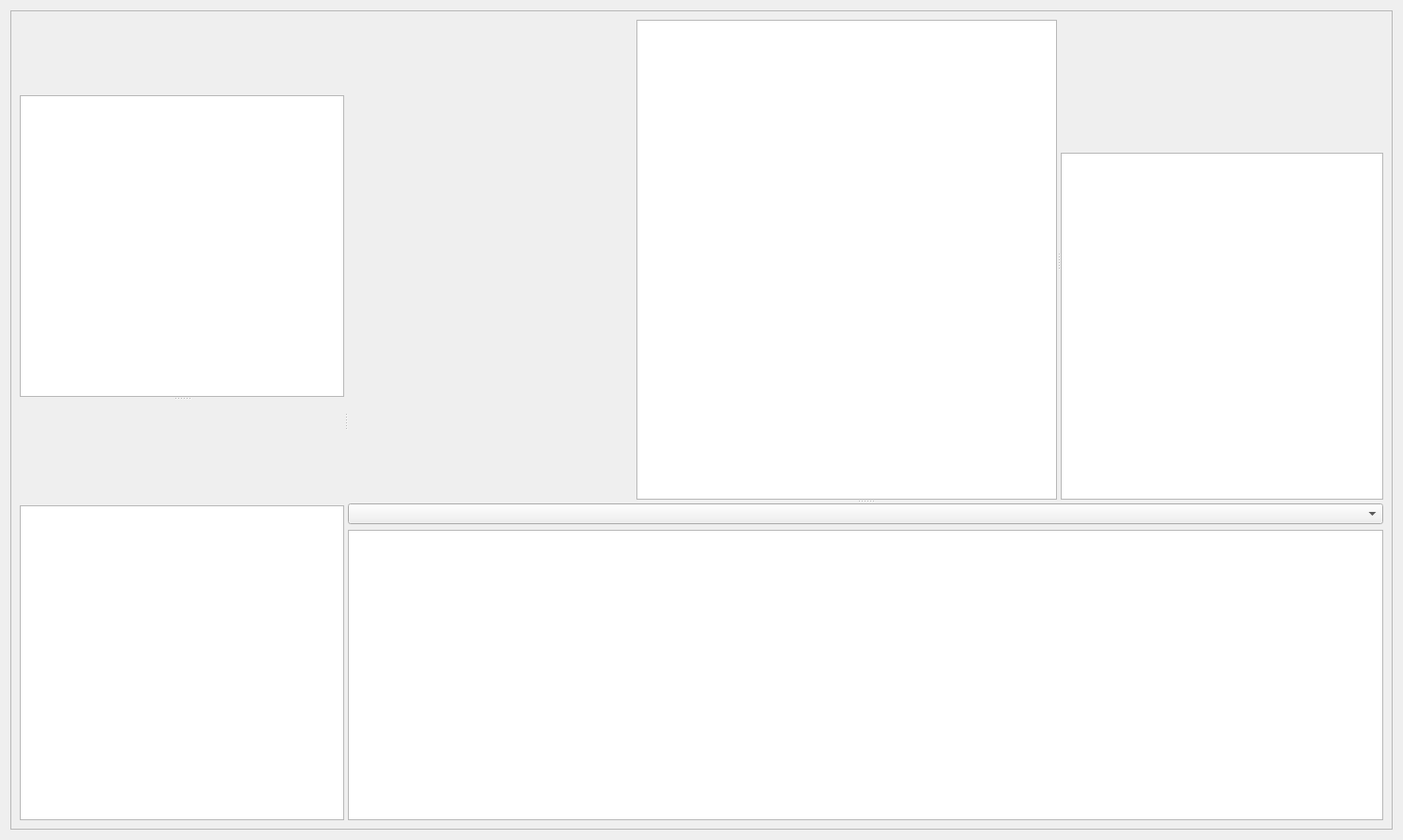
<?xml version="1.0" encoding="UTF-8"?>
<ui version="4.0">
 <class>Widget</class>
 <widget class="QWidget" name="Widget">
  <property name="geometry">
   <rect>
    <x>0</x>
    <y>0</y>
    <width>1488</width>
    <height>891</height>
   </rect>
  </property>
  <property name="windowTitle">
   <string>Widget</string>
  </property>
  <layout class="QVBoxLayout" name="verticalLayout_5">
   <item>
    <widget class="QScrollArea" name="scrollArea">
     <property name="widgetResizable">
      <bool>true</bool>
     </property>
     <widget class="QWidget" name="scrollAreaWidgetContents">
      <property name="geometry">
       <rect>
        <x>0</x>
        <y>0</y>
        <width>1468</width>
        <height>871</height>
       </rect>
      </property>
      <layout class="QVBoxLayout" name="verticalLayout_6">
       <item>
        <widget class="QSplitter" name="splitter_4">
         <property name="orientation">
          <enum>Qt::Orientation::Horizontal</enum>
         </property>
         <widget class="QSplitter" name="splitter">
          <property name="orientation">
           <enum>Qt::Orientation::Vertical</enum>
          </property>
          <widget class="QWidget" name="verticalLayoutWidget">
           <layout class="QVBoxLayout" name="verticalLayout">
            <item>
             <widget class="AddGenreForm" name="addGenreForm" native="true">
              <property name="minimumSize">
               <size>
                <width>0</width>
                <height>74</height>
               </size>
              </property>
              <property name="maximumSize">
               <size>
                <width>16777215</width>
                <height>74</height>
               </size>
              </property>
              <property name="styleSheet">
               <string notr="true"/>
              </property>
             </widget>
            </item>
            <item>
             <widget class="QTableView" name="genreTableView">
              <attribute name="horizontalHeaderStretchLastSection">
               <bool>true</bool>
              </attribute>
             </widget>
            </item>
           </layout>
          </widget>
          <widget class="QWidget" name="layoutWidget">
           <layout class="QVBoxLayout" name="verticalLayout_2">
            <item>
             <widget class="AddCinemaForm" name="addCinemaForm" native="true">
              <property name="minimumSize">
               <size>
                <width>0</width>
                <height>105</height>
               </size>
              </property>
              <property name="maximumSize">
               <size>
                <width>16777215</width>
                <height>105</height>
               </size>
              </property>
             </widget>
            </item>
            <item>
             <widget class="QTableView" name="saalTableView">
              <attribute name="horizontalHeaderStretchLastSection">
               <bool>true</bool>
              </attribute>
             </widget>
            </item>
           </layout>
          </widget>
         </widget>
         <widget class="QSplitter" name="splitter_3">
          <property name="orientation">
           <enum>Qt::Orientation::Vertical</enum>
          </property>
          <widget class="QSplitter" name="splitter_2">
           <property name="orientation">
            <enum>Qt::Orientation::Horizontal</enum>
           </property>
           <widget class="QWidget" name="layoutWidget">
            <layout class="QHBoxLayout" name="horizontalLayout">
             <item alignment="Qt::AlignmentFlag::AlignTop">
              <widget class="AddMovieForm" name="addMovieForm" native="true">
               <property name="minimumSize">
                <size>
                 <width>300</width>
                 <height>0</height>
                </size>
               </property>
               <property name="maximumSize">
                <size>
                 <width>300</width>
                 <height>16777215</height>
                </size>
               </property>
               <property name="styleSheet">
                <string notr="true"/>
               </property>
              </widget>
             </item>
             <item>
              <widget class="QTableView" name="movieTableView">
               <attribute name="horizontalHeaderStretchLastSection">
                <bool>true</bool>
               </attribute>
              </widget>
             </item>
            </layout>
           </widget>
           <widget class="QWidget" name="layoutWidget">
            <layout class="QVBoxLayout" name="verticalLayout_3">
             <item>
              <widget class="AddPlayTimeForm" name="addPlayTimeForm" native="true">
               <property name="minimumSize">
                <size>
                 <width>0</width>
                 <height>135</height>
                </size>
               </property>
               <property name="maximumSize">
                <size>
                 <width>16777215</width>
                 <height>135</height>
                </size>
               </property>
              </widget>
             </item>
             <item>
              <widget class="QTableView" name="playTableView">
               <attribute name="horizontalHeaderStretchLastSection">
                <bool>true</bool>
               </attribute>
              </widget>
             </item>
            </layout>
           </widget>
          </widget>
          <widget class="QWidget" name="verticalLayoutWidget_2">
           <layout class="QVBoxLayout" name="verticalLayout_4">
            <item>
             <layout class="QHBoxLayout" name="horizontalLayout_2">
              <property name="leftMargin">
               <number>0</number>
              </property>
              <item>
               <widget class="QComboBox" name="comboBox"/>
              </item>
             </layout>
            </item>
            <item>
             <widget class="QTableView" name="tableViewAll">
              <attribute name="horizontalHeaderStretchLastSection">
               <bool>true</bool>
              </attribute>
             </widget>
            </item>
           </layout>
          </widget>
         </widget>
        </widget>
       </item>
      </layout>
     </widget>
    </widget>
   </item>
  </layout>
 </widget>
 <customwidgets>
  <customwidget>
   <class>AddMovieForm</class>
   <extends>QWidget</extends>
   <header>addmovieform.h</header>
   <container>1</container>
  </customwidget>
  <customwidget>
   <class>AddGenreForm</class>
   <extends>QWidget</extends>
   <header>addgenreform.h</header>
   <container>1</container>
  </customwidget>
  <customwidget>
   <class>AddCinemaForm</class>
   <extends>QWidget</extends>
   <header>addcinemaform.h</header>
   <container>1</container>
  </customwidget>
  <customwidget>
   <class>AddPlayTimeForm</class>
   <extends>QWidget</extends>
   <header>addplaytimeform.h</header>
   <container>1</container>
  </customwidget>
 </customwidgets>
 <resources/>
 <connections/>
</ui>
